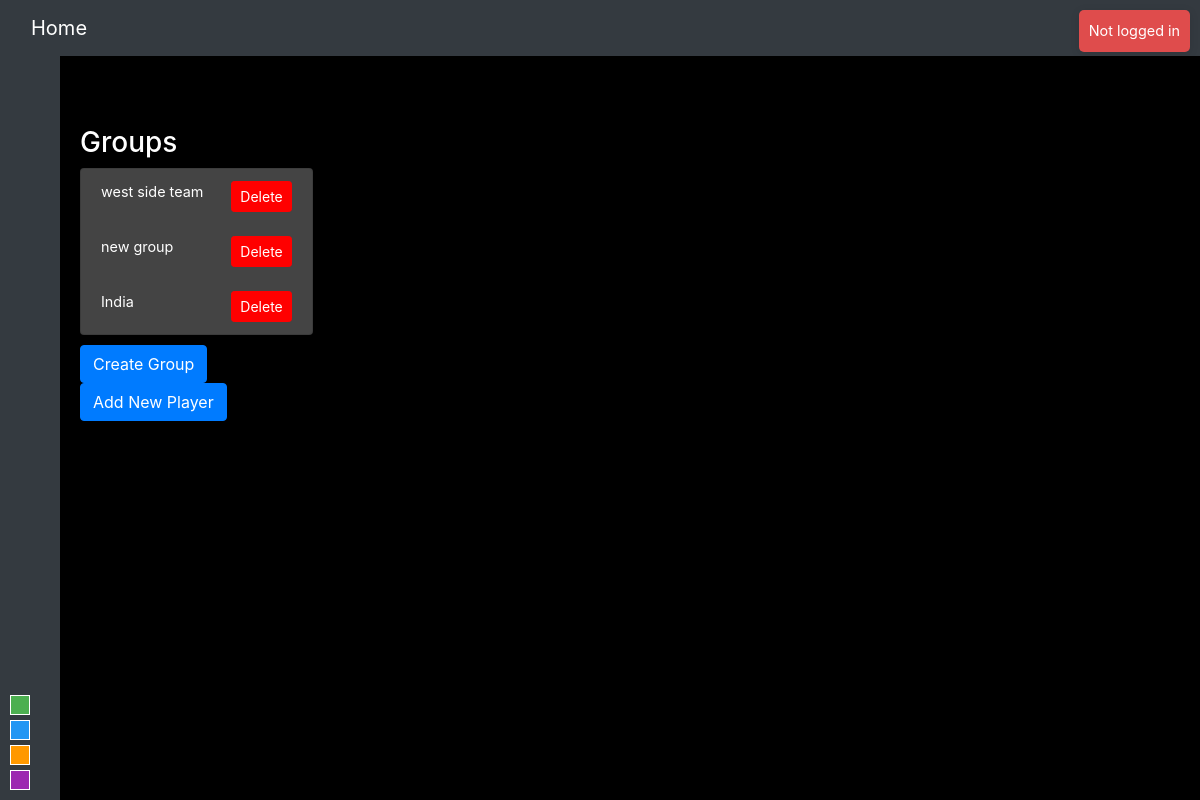
/player_app/groups/manage/, run on the app's committed database.
### player_app/models.py (models this page shows, shortened)
class Player_Group(models.Model):
    name = models.CharField(max_length=100)

### player_app/views.py (the view, shortened to what this page needs)
# urls.py: path('groups/manage/', views.manage_groups, name='manage_groups'),
def manage_groups(request):
    groups = Player_Group.objects.all()
    players = Player.objects.all()
    group_form = GroupForm()
    context = {
        'groups': groups,
        'players': players,
        'group_form': group_form
    }
    return render(request, 'player_app/player_group_manage.html', context)  # Ensure response is returned

### player_app/templates/player_app/player_group_manage.html (shortened to what this page needs)
{% extends 'base.html' %}
{% block extra_head %}
<link rel="stylesheet" href="https://maxcdn.bootstrapcdn.com/bootstrap/4.0.0/css/bootstrap.min.css">
{% endblock %}
{% block content %}
<div class="row">
    <div class="col-md-8">
        <div class="row">
            <div class="col-md-4">
                <h3>Groups</h3>
                <ul class="list-group" id="groupList">
                    {% for group in groups %}
                    <li class="list-group-item" onclick="showGroupPlayers('{{ group.pk }}', this)">
                        {{ group.name }}
                        <form method="post" action="{% url 'delete_group' group.pk %}" style="display: inline;">
                            <button type="submit" class="btn btn-danger btn-sm float-right ml-2">Delete</button>
                        </form>
                    </li>
                    {% endfor %}
                </ul>
                <button class="btn btn-primary add-group-btn" data-toggle="modal" data-target="#createGroupModal">Create
                    Group
                </button>
                <div class="d-flex">
                    <a href="{% url 'player_create' %}" class="btn btn-primary">Add New Player</a>
                </div>
            </div>
            <div class="col-md-8">
            </div>
        </div>
    </div>
</div>
{% endblock %}

### player_app/templates/base.html (style rules this page uses)
body { margin: 0; height: 100vh; display: flex; flex-direction: column; overflow: hidden; }

### player_app/templates/player_app/player_group_manage.html (style rules this page uses)
body { background-color: #000; color: #fff; font-size: 0.9em; }
h1, h3 { color: #fff; }
.list-group-item { background-color: #444; color: #fff; }
.add-group-btn { margin-top: 10px; background-color: #444; color: #fff; }
.btn-primary { background-color: #007bff; border-color: #007bff; }
.btn-danger { background-color: red; border-color: red; }
.row { margin-right: 0; }
.col-md-8, .col-md-4 { padding-right: 0; }

### data on the page
Player_Group: name "west side team"
Player_Group: name "new group"
Player_Group: name "India"
